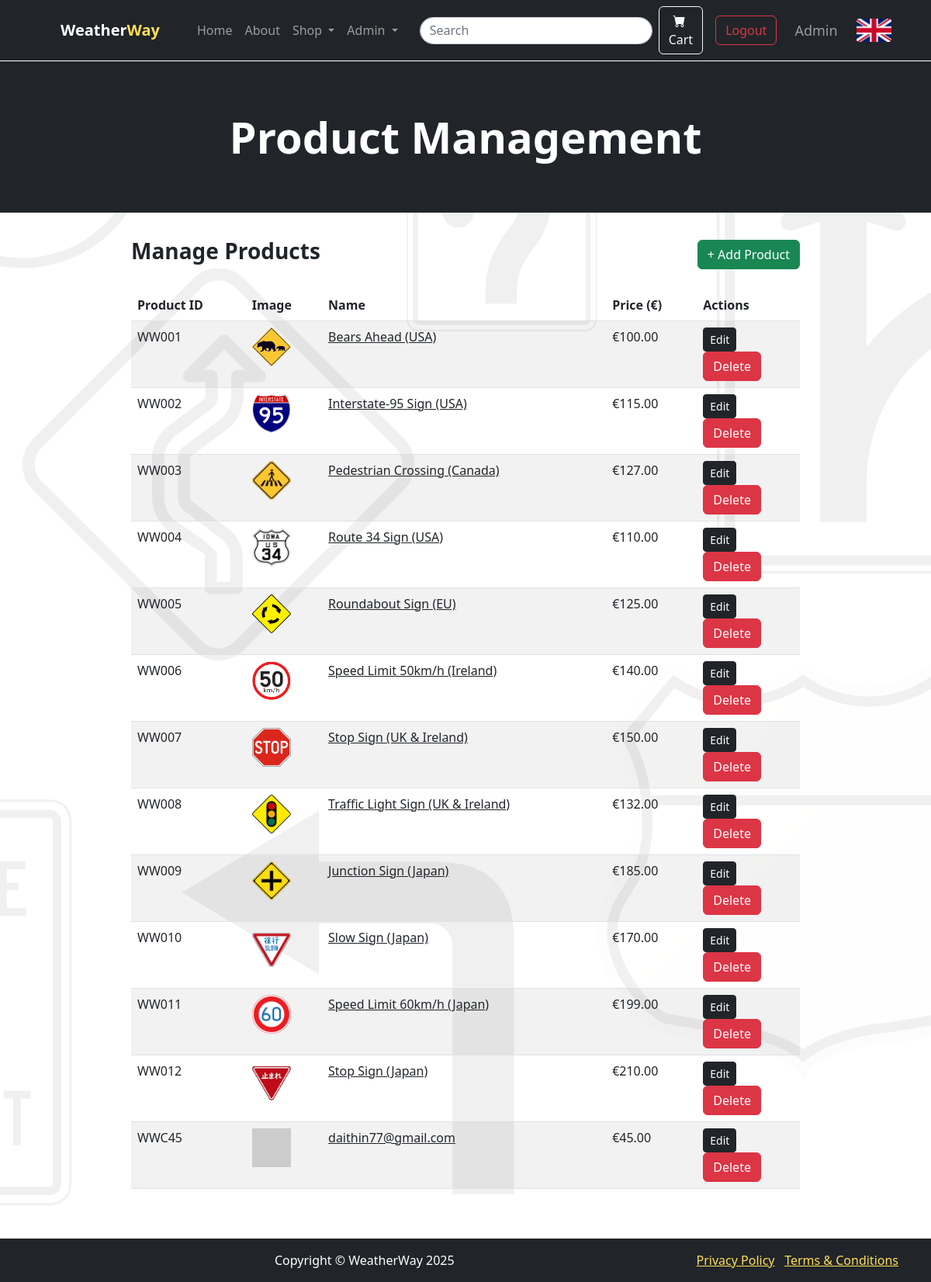
Page /admin/products (signed in) on the earlier database version.
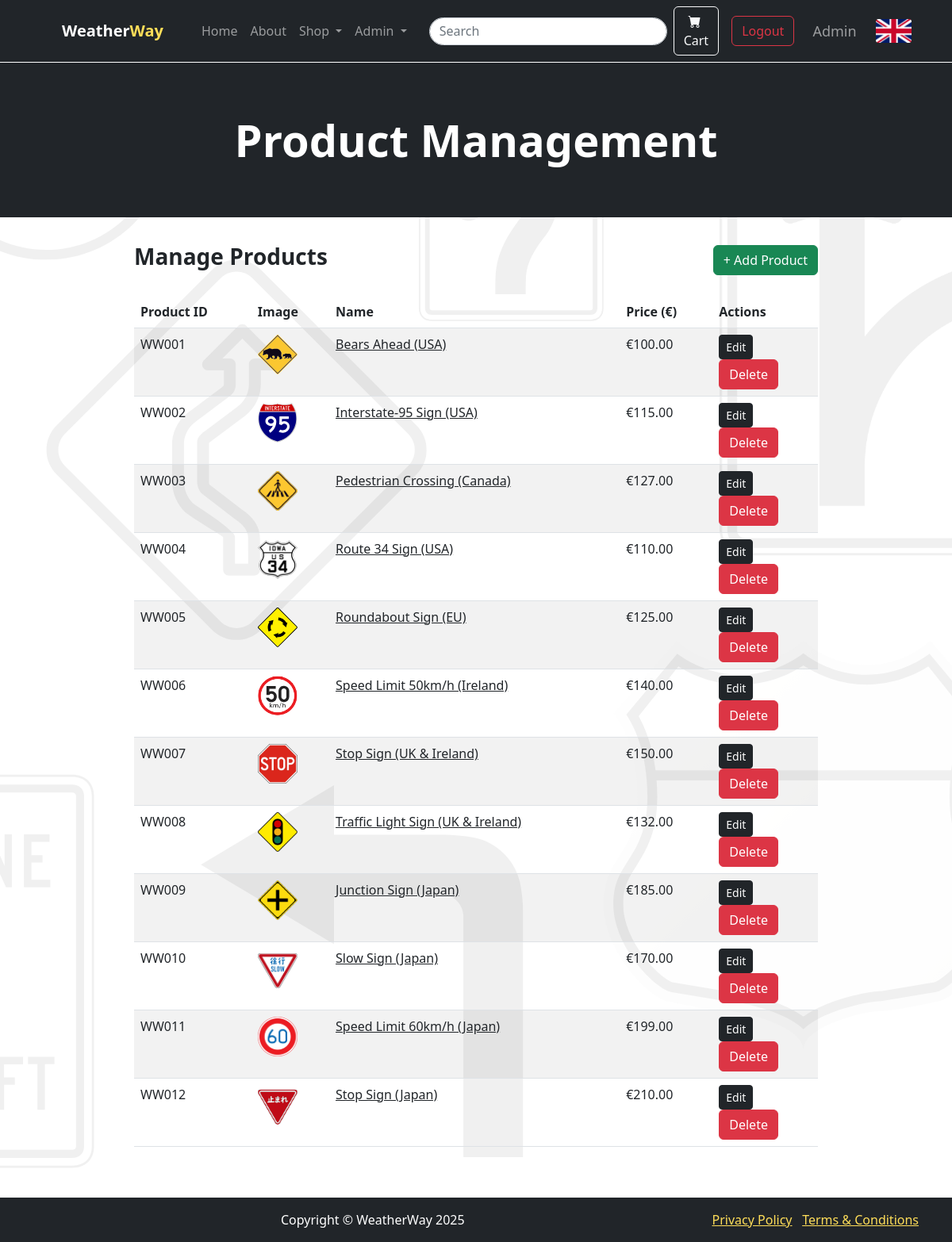
Same page on the later database version.
### model/models.py (models this page shows, shortened)
class Product(db.Model):
    id = db.Column(db.String(10), primary_key=True)
    name = db.Column(db.String(100), nullable=False)
    brand = db.Column(db.String(50), nullable=False)
    price = db.Column(db.Float(10000), nullable=False)
    coating = db.Column(db.String(50))
    materials = db.Column(db.String(100))
    embossing = db.Column(db.String(50))
    image_url = db.Column(db.String(200))
    description = db.Column(db.Text)
    country = db.Column(db.String(50), nullable=False)

### app.py (the view)
@app.route('/admin/products')
@login_required
@admin_required
def admin_products():
    products = Product.query.order_by(Product.id).all()
    return render_template('admin/products.html', products=products)

### app.py (called while the page is built)
@app.context_processor
def inject_translations():
    language = session.get("language", "en")  # Default to English
    return {"t": translations.get(language, translations["en"])}  # Provide translation dictionary

@login_manager.user_loader
def load_user(user_id):
    return User.query.get(int(user_id))  # Loads user by ID

@app.before_request
def ensure_basket_exists():
    if 'basket' not in session or not isinstance(session['basket'], dict):
        session['basket'] = {}  # Ensure it's always a dictionary
    session.modified = True  # Ensure session updates

def admin_required(f):
    @wraps(f)
    def decorated_function(*args, **kwargs):
        if 'user_id' not in session or session.get('role') != 'admin':
            flash("Unauthorized access. Admins only.", "danger")
            return redirect(url_for('customer_home'))
        return f(*args, **kwargs)
    return decorated_function

### templates/admin/products.html (shortened to what this page needs)
{% extends "base.html" %}
{% block content %}
    <header class="bg-dark py-3">
        <div class="container px-4 px-lg-5 my-5">
            <div class="text-center">
                <h1 class="display-4 fw-bolder text-white">Product Management</h1>
            </div>
        </div>
    </header>
    <section class="py-0 pb-5">
        <div class="container px-4 px-lg-5">
            <div class="row gx-4 gx-lg-5 justify-content-center">
                <div class="col-lg-10">
                    <div class="d-flex justify-content-between align-items-center mb-4">
                        <h3 class="fw-bolder">Manage Products</h3>
                        <a href="{{ url_for('admin_add_product') }}" class="btn btn-success">+ Add Product</a>
                    </div>
                    <table class="table table-striped">
                        <thead>
                            <tr>
                                <th>Product ID</th>
                                <th>Image</th>
                                <th>Name</th>
                                <th>Price (€)</th>
                                <th>Actions</th>
                            </tr>
                        </thead>
                        <tbody>
                            {% for product in products %}
                            <tr>
                                <td>{{ product.id }}</td>
                                <td>
                                    <img src="{{ url_for('static', filename=product.image_url) }}" alt="{{ product.name }}" width="50" height="50">
                                </td>
                                <td>
                                    <a href="{{ url_for('product_details', product_id=product.id) }}" class="text-dark">
                                        {{ product.name }}
                                    </a>
                                </td>
                                <td>€{{ "%.2f"|format(product.price) }}</td>
                                <td style="align-items: center">
                                    <a href="{{ url_for('admin_edit_product', product_id=product.id) }}" class="btn btn-dark btn-sm">Edit</a>
                                    <form action="{{ url_for('admin_delete_product', product_id=product.id) }}" method="POST" onsubmit="return confirm('Are you sure you want to delete this product?');">
                                        <button type="submit" class="btn btn-danger">Delete</button>
                                    </form>
                                </td>
                            </tr>
                            {% endfor %}
                        </tbody>
                    </table>
                </div>
            </div>
        </div>
    </section>
{% endblock %}

Differences in the rows shown:
removed Product: id "WWC45", name "daithin77@gmail.com", price "45.00"
